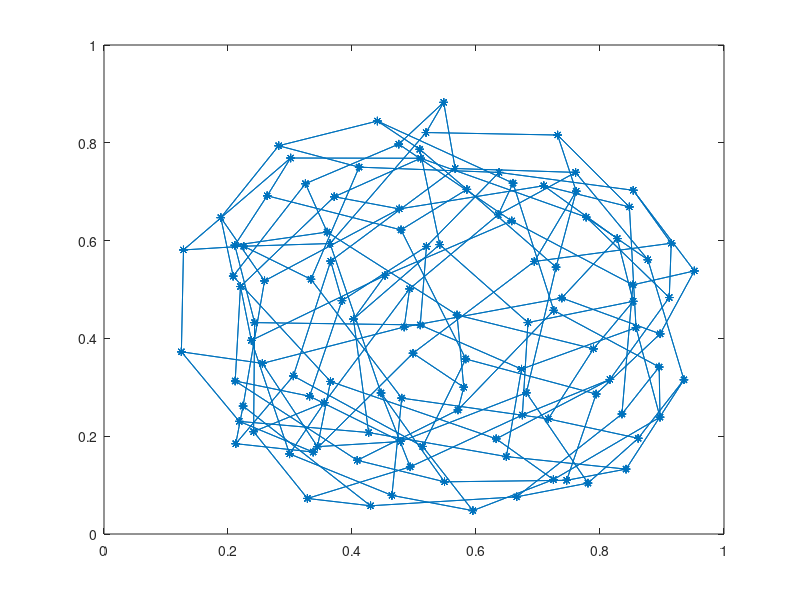

This chart was generated by the following MATLAB code:
graph = load("GD98_c.mat"); 
y = graph.Problem.aux.coord;
lin = graph.Problem.A;
gplot(lin,y,"*-")
for i = 1:112
    lin(i)
end